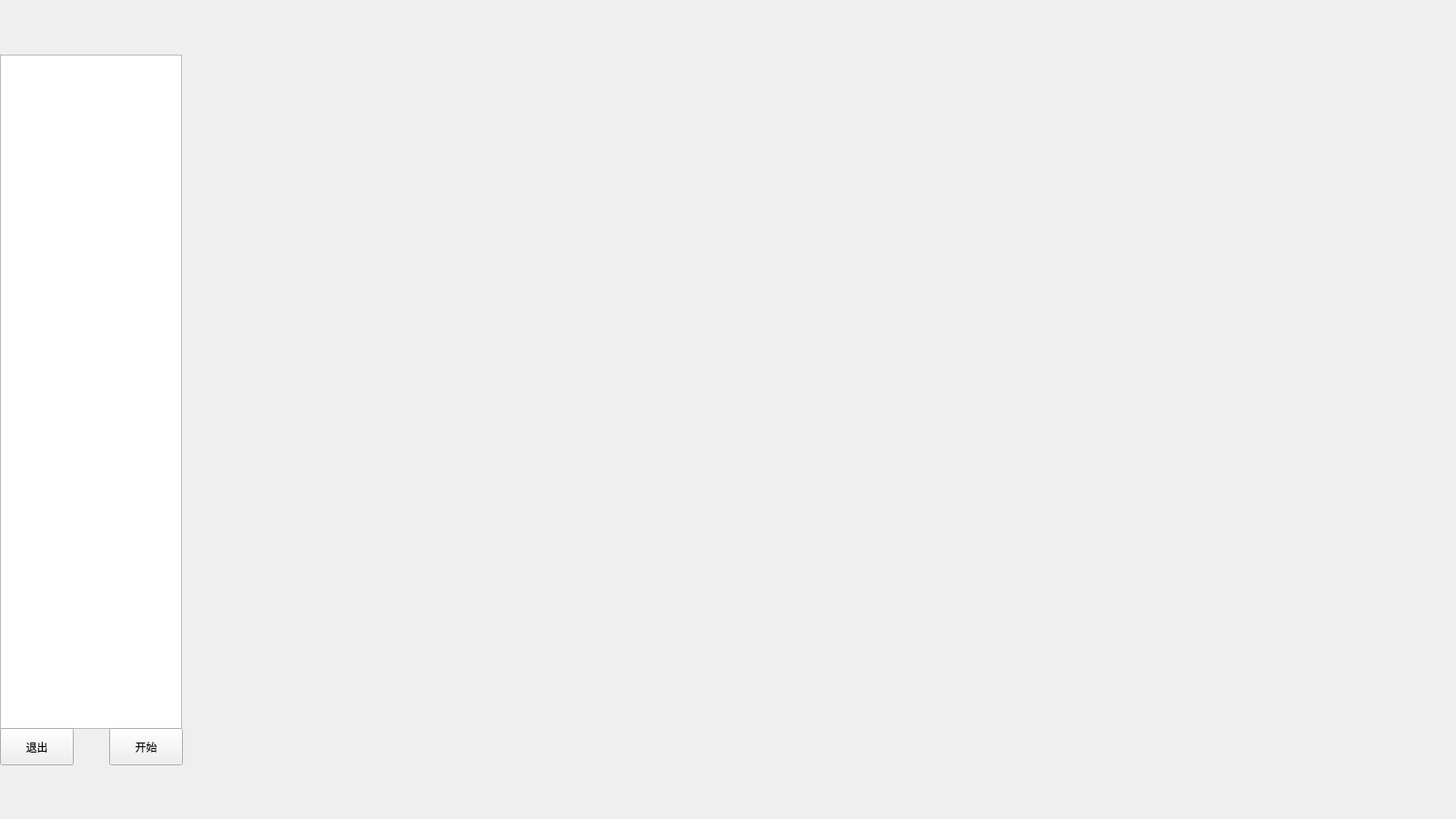
<?xml version="1.0" encoding="UTF-8"?>
<ui version="4.0">
 <class>RoomWidget</class>
 <widget class="QWidget" name="RoomWidget">
  <property name="geometry">
   <rect>
    <x>0</x>
    <y>0</y>
    <width>1600</width>
    <height>900</height>
   </rect>
  </property>
  <property name="windowTitle">
   <string>Form</string>
  </property>
  <widget class="QListWidget" name="wdg_list_player">
   <property name="geometry">
    <rect>
     <x>0</x>
     <y>60</y>
     <width>200</width>
     <height>741</height>
    </rect>
   </property>
  </widget>
  <widget class="QWidget" name="wdg_roomInfo" native="true">
   <property name="geometry">
    <rect>
     <x>0</x>
     <y>0</y>
     <width>201</width>
     <height>61</height>
    </rect>
   </property>
  </widget>
  <widget class="QWidget" name="wdg_toolBox" native="true">
   <property name="geometry">
    <rect>
     <x>0</x>
     <y>800</y>
     <width>201</width>
     <height>41</height>
    </rect>
   </property>
   <widget class="QPushButton" name="pb_startGame">
    <property name="geometry">
     <rect>
      <x>120</x>
      <y>0</y>
      <width>81</width>
      <height>41</height>
     </rect>
    </property>
    <property name="text">
     <string>开始</string>
    </property>
   </widget>
   <widget class="QPushButton" name="pb_leaving">
    <property name="geometry">
     <rect>
      <x>0</x>
      <y>0</y>
      <width>81</width>
      <height>41</height>
     </rect>
    </property>
    <property name="text">
     <string>退出</string>
    </property>
   </widget>
  </widget>
  <widget class="QWidget" name="wdg_game" native="true">
   <property name="geometry">
    <rect>
     <x>200</x>
     <y>0</y>
     <width>1280</width>
     <height>840</height>
    </rect>
   </property>
   <zorder>wdg_list_player</zorder>
  </widget>
 </widget>
 <resources/>
 <connections/>
</ui>
